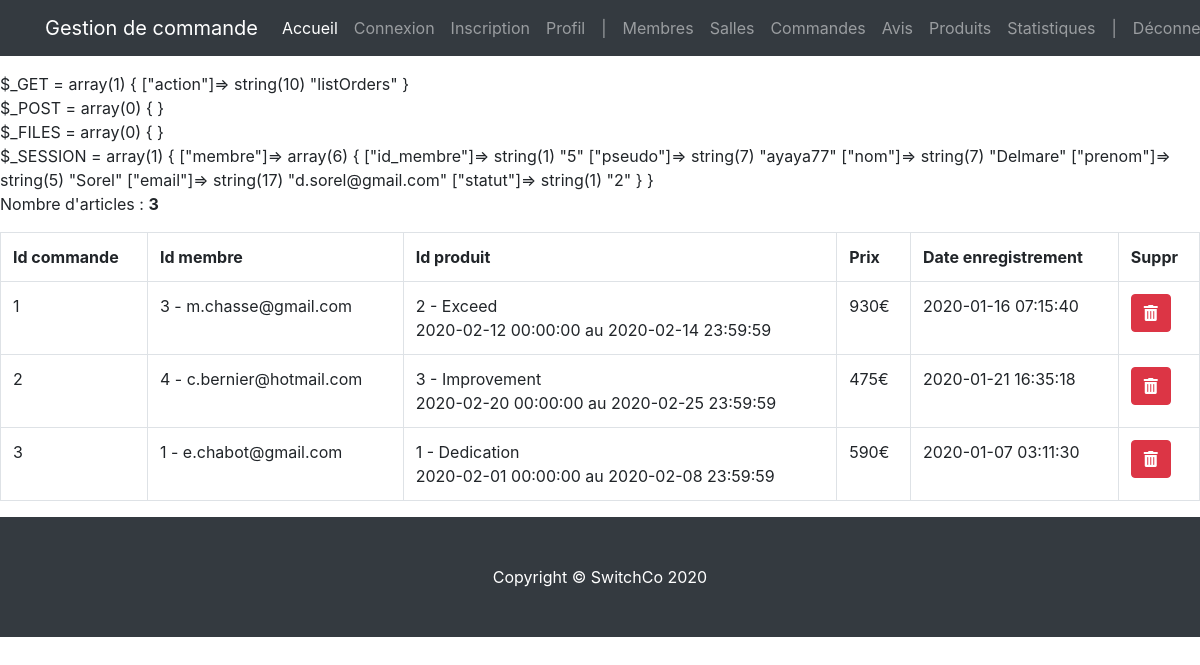
Page /index.php?action=listOrders (signed in) on the earlier database version.
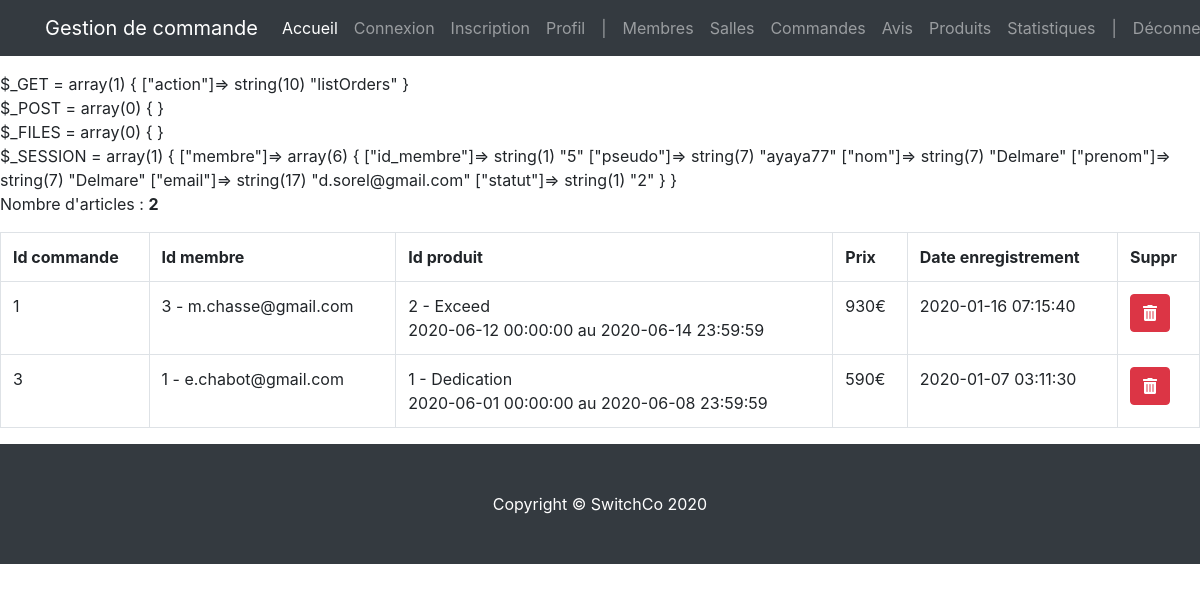
Same page on the later database version.
### tables this page shows
CREATE TABLE `commande` (
  `id_commande` int(3) NOT NULL,
  `id_membre` int(3) NOT NULL,
  `id_produit` int(3) NOT NULL,
  `date_enregistrement` datetime NOT NULL DEFAULT current_timestamp()
);

CREATE TABLE `membre` (
  `id_membre` int(3) NOT NULL,
  `pseudo` varchar(20) NOT NULL,
  `mdp` varchar(60) NOT NULL,
  `nom` varchar(20) NOT NULL,
  `prenom` varchar(20) NOT NULL,
  `email` varchar(50) NOT NULL,
  `civilite` enum('m','f') NOT NULL,
  `statut` int(1) NOT NULL,
  `date_enregistrement` datetime NOT NULL
);

CREATE TABLE `salle` (
  `id_salle` int(3) NOT NULL,
  `titre` varchar(200) NOT NULL,
  `description` text NOT NULL,
  `photo` varchar(200) DEFAULT NULL,
  `pays` varchar(20) NOT NULL,
  `ville` varchar(20) NOT NULL,
  `adresse` varchar(50) NOT NULL,
  `cp` int(5) NOT NULL,
  `capacite` int(3) NOT NULL,
  `categorie` enum('reunion','bureau','formation') NOT NULL
);

CREATE TABLE `produit` (
  `id_produit` int(3) NOT NULL,
  `id_salle` int(3) NOT NULL,
  `date_arrivee` datetime NOT NULL,
  `date_depart` datetime NOT NULL,
  `prix` int(3) NOT NULL,
  `etat` enum('libre','reservation') NOT NULL
);

### controller/controller.php (called while the page is built, shortened)
<?php
require('model/model.php');
function showOrders()
{
    $orders_list = getAllOrders();
    require('view/back-office/ordersView.php');
}

### model/model.php (called while the page is built, shortened)
<?php
function dbConnect()
{
    $host_db = 'mysql:host=localhost;dbname=projet_switch';
    $login = 'root';
    $password = '';
    $options = array(
        PDO::ATTR_ERRMODE => PDO::ERRMODE_WARNING,
        PDO::MYSQL_ATTR_INIT_COMMAND => 'SET NAMES utf8'
    );
    return new PDO($host_db, $login, $password, $options);
}
function getAllOrders()
{
    $pdo = dbConnect();
    return $pdo->query(
        'SELECT commande.id_commande, commande.id_membre, membre.email, commande.id_produit, salle.titre, produit.date_arrivee, produit.date_depart, produit.prix, commande.date_enregistrement
FROM commande, produit, membre, salle
WHERE commande.id_membre = membre.id_membre
  AND commande.id_produit = produit.id_produit
  AND produit.id_salle = salle.id_salle'
    );
}

### view/back-office/ordersView.php (the view, shortened to what this page needs)
<?php if (!empty($orders_list)) {
    echo '<p>Nombre d\'articles : <b>' . $orders_list->rowCount() . '</b></p>';
} ?>
<div class="table-responsive">
    <table class="table table-bordered">
        <tr>
            <th>Id commande</th>
            <th>Id membre</th>
            <th>Id produit</th>
            <th>Prix</th>
            <th>Date enregistrement</th>
            <th>Suppr</th>
        </tr>
        <?php
        while ($commande = $orders_list->fetch(PDO::FETCH_ASSOC)) {
            echo '<tr>';
            echo '<td>' . $commande['id_commande'] . '</td>';
            echo '<td>' . $commande['id_membre'] . ' - ' . $commande['email'] . '</td>';
            echo '<td>' . $commande['id_produit'] . ' - ' . $commande['titre'] . '<br/>' . $commande['date_arrivee'] . ' au ' . $commande['date_depart'] .'</td>';
            echo '<td>' . $commande['prix'] .'€</td>';
            echo '<td>' . $commande['date_enregistrement'] . '</td>';
            echo '<td><a href="?action=deleteOrder&order-id=' . $commande['id_commande'] . '" class="btn btn-danger" onclick="return(confirm(\'Etes-vous sûr ?\'))"><i class="fas fa-trash-alt"></i></a></td>';
            echo '</tr>';
        }
        ?>
    </table>
</div>
<?php require('view/template/template.php'); ?>

### index.php (shortened to what this page needs)
<?php
require('controller/controller.php');
if (isset($_GET['action'])) {
    if ($_GET['action'] == 'editRoom' && !empty($_GET['room-id'])) {
        if (
            isset($_POST['room-id']) &&
            isset($_POST['title']) &&
            isset($_POST['description']) &&
            isset($_POST['country']) &&
            isset($_POST['city']) &&
            isset($_POST['address']) &&
            isset($_POST['zip']) &&
            isset($_POST['capacity']) &&
            isset($_POST['category'])
        ) {
            saveRoom();
        } else {
            showRoom($_GET['room-id']);
        }
    } else if ($_GET['action'] == 'deleteRoom' && !empty($_GET['room-id'])) {
        getDeleteRoom();
    } else if ($_GET['action'] == 'listRooms') {
        listRooms();
    } else if ($_GET['action'] == 'deleteUser' && !empty($_GET['user-id'])) {
        getDeleteUser();
    } else if ($_GET['action'] == 'listUsers') {
        listUsers();
    } else if ($_GET['action'] == 'deleteProduct' && !empty($_GET['product-id'])) {
        getDeleteProduct();
    } else if ($_GET['action'] == 'listProducts') {
        listProducts();
    } else if ($_GET['action'] == 'listProductsIndex') {
        listProductsIndex();
    } else if ($_GET['action'] == 'listStats') {
        getAllStats();
    } else if ($_GET['action'] == 'listOrders') {
        showOrders();
    } else if ($_GET['action'] == 'deleteOrder') {
        getDeleteOrder();
    } else if ($_GET['action'] == 'noticeList') {
        showRates();
    } else if ($_GET['action'] == 'login') {
        header("Location: " . $_SERVER['PHP_SELF']);
        getLogin();
    } else if ($_GET['action'] == 'doLogin') {
        header("Location: " . $_SERVER['PHP_SELF']);
        if (
            isset($_POST['pseudo']) &&
            isset($_POST['mdp'])
        ) {
            doLogin();
        }
    } else if ($_GET['action'] == 'signup') {
        if (isset($_POST['pseudo']) &&
            isset($_POST['mdp']) &&
            isset($_POST['prenom']) &&
            isset($_POST['nom']) &&
            isset($_POST['email']) &&
            isset($_POST['civilite'])) {
            doSignUp();
        } else {
            getSignUp();
        }
    } else if ($_GET['action'] == 'deconnexion') {
        if (!isset($_SESSION)) {
            session_start();
        }
        session_destroy();
        header("Location: " . $_SERVER['PHP_SELF']);
        getLogin();
    }
} else if (user_is_connected()) {
    listProductsIndex();
} else {
    getLogin();
}

Differences in the rows shown:
removed commande: id_commande "2", id_membre "4", id_membre.email "c.bernier@hotmail.com", id_produit "3", salle.titre "Improvement", id_produit.date_arrivee "2020-02-20 00:00:00", id_produit.date_depart "2020-02-25 23:59:59", id_produit.prix "475", date_enregistrement "2020-01-21 16:35:18"
changed through a linked row, commande "m.chasse@gmail.com": id_produit.date_arrivee "2020-02-12 00:00:00" → "2020-06-12 00:00:00"; id_produit.date_depart "2020-02-14 23:59:59" → "2020-06-14 23:59:59"
changed through a linked row, commande "e.chabot@gmail.com": id_produit.date_arrivee "2020-02-01 00:00:00" → "2020-06-01 00:00:00"; id_produit.date_depart "2020-02-08 23:59:59" → "2020-06-08 23:59:59"
Other differences:
$orders_list->rowCount(): "3" → "2"
text no longer shown: "array(1) { [\"membre\"]=> array(6) { [\"id_membre\"]=> string(1) \"5\" [\"pseudo\"]=> string(7) \"ayaya77\" [\"nom\"]=> string(7) \"Delmare\" [\"prenom\"]=> string(5) \"Sorel\" [\"email\"]=> string(17) \"d.sorel@gmail.com\" [\"statut\"]=> string(1) \"2\" } }"
text now shown: "array(1) { [\"membre\"]=> array(6) { [\"id_membre\"]=> string(1) \"5\" [\"pseudo\"]=> string(7) \"ayaya77\" [\"nom\"]=> string(7) \"Delmare\" [\"prenom\"]=> string(7) \"Delmare\" [\"email\"]=> string(17) \"d.sorel@gmail.com\" [\"statut\"]=> string(1) \"2\" } }"
